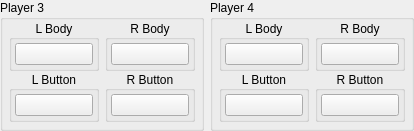
                <widget class="QWidget" name="player34Widget" native="true">
                 <layout class="QHBoxLayout" name="horizontalLayout_5">
                  <property name="leftMargin">
                   <number>0</number>
                  </property>
                  <property name="topMargin">
                   <number>0</number>
                  </property>
                  <property name="rightMargin">
                   <number>0</number>
                  </property>
                  <property name="bottomMargin">
                   <number>0</number>
                  </property>
                  <item>
                   <widget class="QGroupBox" name="player3Group">
                    <property name="title">
                     <string>Player 3</string>
                    </property>
                    <layout class="QHBoxLayout" name="horizontalLayout_15">
                     <property name="spacing">
                      <number>6</number>
                     </property>
                     <property name="leftMargin">
                      <number>6</number>
                     </property>
                     <property name="topMargin">
                      <number>0</number>
                     </property>
                     <property name="rightMargin">
                      <number>6</number>
                     </property>
                     <property name="bottomMargin">
                      <number>6</number>
                     </property>
                     <item>
                      <widget class="QWidget" name="player3LeftJoycon" native="true">
                       <layout class="QVBoxLayout" name="buttonMiscButtonsLeftJoyconVerticalLayout_16">
                        <property name="spacing">
                         <number>0</number>
                        </property>
                        <property name="leftMargin">
                         <number>0</number>
                        </property>
                        <property name="topMargin">
                         <number>0</number>
                        </property>
                        <property name="rightMargin">
                         <number>0</number>
                        </property>
                        <property name="bottomMargin">
                         <number>0</number>
                        </property>
                        <item alignment="Qt::AlignHCenter">
                         <widget class="QGroupBox" name="player3LeftBodyGroup">
                          <property name="title">
                           <string>L Body</string>
                          </property>
                          <property name="alignment">
                           <set>Qt::AlignCenter</set>
                          </property>
                          <layout class="QVBoxLayout" name="verticalLayout_74">
                           <property name="spacing">
                            <number>3</number>
                           </property>
                           <property name="leftMargin">
                            <number>3</number>
                           </property>
                           <property name="topMargin">
                            <number>3</number>
                           </property>
                           <property name="rightMargin">
                            <number>3</number>
                           </property>
                           <property name="bottomMargin">
                            <number>3</number>
                           </property>
                           <item>
                            <widget class="QPushButton" name="player3_left_body_button">
                             <property name="sizePolicy">
                              <sizepolicy hsizetype="Fixed" vsizetype="Fixed">
                               <horstretch>0</horstretch>
                               <verstretch>0</verstretch>
                              </sizepolicy>
                             </property>
                             <property name="minimumSize">
                              <size>
                               <width>68</width>
                               <height>0</height>
                              </size>
                             </property>
                             <property name="maximumSize">
                              <size>
                               <width>68</width>
                               <height>16777215</height>
                              </size>
                             </property>
                             <property name="styleSheet">
                              <string notr="true">min-width: 76px;</string>
                             </property>
                             <property name="text">
                              <string/>
                             </property>
                            </widget>
                           </item>
                          </layout>
                         </widget>
                        </item>
                        <item alignment="Qt::AlignHCenter">
                         <widget class="QGroupBox" name="player3LeftButtonsGroup">
                          <property name="title">
                           <string>L Button</string>
                          </property>
                          <property name="alignment">
                           <set>Qt::AlignCenter</set>
                          </property>
                          <layout class="QVBoxLayout" name="verticalLayout_75">
                           <property name="spacing">
                            <number>3</number>
                           </property>
                           <property name="leftMargin">
                            <number>3</number>
                           </property>
                           <property name="topMargin">
                            <number>3</number>
                           </property>
                           <property name="rightMargin">
                            <number>3</number>
                           </property>
                           <property name="bottomMargin">
                            <number>3</number>
                           </property>
                           <item>
                            <widget class="QPushButton" name="player3_left_buttons_button">
                             <property name="sizePolicy">
                              <sizepolicy hsizetype="Fixed" vsizetype="Fixed">
                               <horstretch>0</horstretch>
                               <verstretch>0</verstretch>
                              </sizepolicy>
                             </property>
                             <property name="minimumSize">
                              <size>
                               <width>68</width>
                               <height>0</height>
                              </size>
                             </property>
                             <property name="maximumSize">
                              <size>
                               <width>68</width>
                               <height>16777215</height>
                              </size>
                             </property>
                             <property name="styleSheet">
                              <string notr="true">min-width: 76px;</string>
                             </property>
                             <property name="text">
                              <string/>
                             </property>
                            </widget>
                           </item>
                          </layout>
                         </widget>
                        </item>
                       </layout>
                      </widget>
                     </item>
                     <item>
                      <widget class="QWidget" name="player3RightJoycon" native="true">
                       <layout class="QVBoxLayout" name="buttonMiscButtonsRightJoyconVerticalLayout_16">
                        <property name="spacing">
                         <number>0</number>
                        </property>
                        <property name="leftMargin">
                         <number>0</number>
                        </property>
                        <property name="topMargin">
                         <number>0</number>
                        </property>
                        <property name="rightMargin">
                         <number>0</number>
                        </property>
                        <property name="bottomMargin">
                         <number>0</number>
                        </property>
                        <item alignment="Qt::AlignHCenter">
                         <widget class="QGroupBox" name="player3RightBodyGroup">
                          <property name="title">
                           <string>R Body</string>
                          </property>
                          <property name="alignment">
                           <set>Qt::AlignCenter</set>
                          </property>
                          <layout class="QVBoxLayout" name="verticalLayout_72">
                           <property name="spacing">
                            <number>3</number>
                           </property>
                           <property name="leftMargin">
                            <number>3</number>
                           </property>
                           <property name="topMargin">
                            <number>3</number>
                           </property>
                           <property name="rightMargin">
                            <number>3</number>
                           </property>
                           <property name="bottomMargin">
                            <number>3</number>
                           </property>
                           <item>
                            <widget class="QPushButton" name="player3_right_body_button">
                             <property name="sizePolicy">
                              <sizepolicy hsizetype="Fixed" vsizetype="Fixed">
                               <horstretch>0</horstretch>
                               <verstretch>0</verstretch>
                              </sizepolicy>
                             </property>
                             <property name="minimumSize">
                              <size>
                               <width>68</width>
                               <height>0</height>
                              </size>
                             </property>
                             <property name="maximumSize">
                              <size>
                               <width>68</width>
                               <height>16777215</height>
                              </size>
                             </property>
                             <property name="styleSheet">
                              <string notr="true">min-width: 76px;</string>
                             </property>
                             <property name="text">
                              <string/>
                             </property>
                            </widget>
                           </item>
                          </layout>
                         </widget>
                        </item>
                        <item alignment="Qt::AlignHCenter">
                         <widget class="QGroupBox" name="player3RightButtonsGroup">
                          <property name="title">
                           <string>R Button</string>
                          </property>
                          <property name="alignment">
                           <set>Qt::AlignCenter</set>
                          </property>
                          <layout class="QVBoxLayout" name="verticalLayout_73">
                           <property name="spacing">
                            <number>3</number>
                           </property>
                           <property name="leftMargin">
                            <number>3</number>
                           </property>
                           <property name="topMargin">
                            <number>3</number>
                           </property>
                           <property name="rightMargin">
                            <number>3</number>
                           </property>
                           <property name="bottomMargin">
                            <number>3</number>
                           </property>
                           <item>
                            <widget class="QPushButton" name="player3_right_buttons_button">
                             <property name="sizePolicy">
                              <sizepolicy hsizetype="Fixed" vsizetype="Fixed">
                               <horstretch>0</horstretch>
                               <verstretch>0</verstretch>
                              </sizepolicy>
                             </property>
                             <property name="minimumSize">
                              <size>
                               <width>68</width>
                               <height>0</height>
                              </size>
                             </property>
                             <property name="maximumSize">
                              <size>
                               <width>68</width>
                               <height>16777215</height>
                              </size>
                             </property>
                             <property name="styleSheet">
                              <string notr="true">min-width: 76px;</string>
                             </property>
                             <property name="text">
                              <string/>
                             </property>
                            </widget>
                           </item>
                          </layout>
                         </widget>
                        </item>
                       </layout>
                      </widget>
                     </item>
                    </layout>
                   </widget>
                  </item>
                  <item>
                   <widget class="QGroupBox" name="player4Group">
                    <property name="title">
                     <string>Player 4</string>
                    </property>
                    <layout class="QHBoxLayout" name="horizontalLayout_16">
                     <property name="spacing">
                      <number>6</number>
                     </property>
                     <property name="leftMargin">
                      <number>6</number>
                     </property>
                     <property name="topMargin">
                      <number>0</number>
                     </property>
                     <property name="rightMargin">
                      <number>6</number>
                     </property>
                     <property name="bottomMargin">
                      <number>6</number>
                     </property>
                     <item>
                      <widget class="QWidget" name="player4LeftJoycon" native="true">
                       <layout class="QVBoxLayout" name="buttonMiscButtonsLeftJoyconVerticalLayout_17">
                        <property name="spacing">
                         <number>0</number>
                        </property>
                        <property name="leftMargin">
                         <number>0</number>
                        </property>
                        <property name="topMargin">
                         <number>0</number>
                        </property>
                        <property name="rightMargin">
                         <number>0</number>
                        </property>
                        <property name="bottomMargin">
                         <number>0</number>
                        </property>
                        <item alignment="Qt::AlignHCenter">
                         <widget class="QGroupBox" name="player4LeftBodyGroup">
                          <property name="title">
                           <string>L Body</string>
                          </property>
                          <property name="alignment">
                           <set>Qt::AlignCenter</set>
                          </property>
                          <layout class="QVBoxLayout" name="verticalLayout_78">
                           <property name="spacing">
                            <number>3</number>
                           </property>
                           <property name="leftMargin">
                            <number>3</number>
                           </property>
                           <property name="topMargin">
                            <number>3</number>
                           </property>
                           <property name="rightMargin">
                            <number>3</number>
                           </property>
                           <property name="bottomMargin">
                            <number>3</number>
                           </property>
                           <item>
                            <widget class="QPushButton" name="player4_left_body_button">
                             <property name="sizePolicy">
                              <sizepolicy hsizetype="Fixed" vsizetype="Fixed">
                               <horstretch>0</horstretch>
                               <verstretch>0</verstretch>
                              </sizepolicy>
                             </property>
                             <property name="minimumSize">
                              <size>
                               <width>68</width>
                               <height>0</height>
                              </size>
                             </property>
                             <property name="maximumSize">
                              <size>
                               <width>68</width>
                               <height>16777215</height>
                              </size>
                             </property>
                             <property name="styleSheet">
                              <string notr="true">min-width: 76px;</string>
                             </property>
                             <property name="text">
                              <string/>
                             </property>
                            </widget>
                           </item>
                          </layout>
                         </widget>
                        </item>
                        <item alignment="Qt::AlignHCenter">
                         <widget class="QGroupBox" name="player4LeftButtonsGroup">
                          <property name="title">
                           <string>L Button</string>
                          </property>
                          <property name="alignment">
                           <set>Qt::AlignCenter</set>
                          </property>
                          <layout class="QVBoxLayout" name="verticalLayout_79">
                           <property name="spacing">
                            <number>3</number>
                           </property>
                           <property name="leftMargin">
                            <number>3</number>
                           </property>
                           <property name="topMargin">
                            <number>3</number>
                           </property>
                           <property name="rightMargin">
                            <number>3</number>
                           </property>
                           <property name="bottomMargin">
                            <number>3</number>
                           </property>
                           <item>
                            <widget class="QPushButton" name="player4_left_buttons_button">
                             <property name="sizePolicy">
                              <sizepolicy hsizetype="Fixed" vsizetype="Fixed">
                               <horstretch>0</horstretch>
                               <verstretch>0</verstretch>
                              </sizepolicy>
                             </property>
                             <property name="minimumSize">
                              <size>
                               <width>68</width>
                               <height>0</height>
                              </size>
                             </property>
                             <property name="maximumSize">
                              <size>
                               <width>68</width>
                               <height>16777215</height>
                              </size>
                             </property>
                             <property name="styleSheet">
                              <string notr="true">min-width: 76px;</string>
                             </property>
                             <property name="text">
                              <string/>
                             </property>
                            </widget>
                           </item>
                          </layout>
                         </widget>
                        </item>
                       </layout>
                      </widget>
                     </item>
                     <item>
                      <widget class="QWidget" name="player4RightJoycon" native="true">
                       <layout class="QVBoxLayout" name="buttonMiscButtonsRightJoyconVerticalLayout_17">
                        <property name="spacing">
                         <number>0</number>
                        </property>
                        <property name="leftMargin">
                         <number>0</number>
                        </property>
                        <property name="topMargin">
                         <number>0</number>
                        </property>
                        <property name="rightMargin">
                         <number>0</number>
                        </property>
                        <property name="bottomMargin">
                         <number>0</number>
                        </property>
                        <item alignment="Qt::AlignHCenter">
                         <widget class="QGroupBox" name="player4RightBodyGroup">
                          <property name="title">
                           <string>R Body</string>
                          </property>
                          <property name="alignment">
                           <set>Qt::AlignCenter</set>
                          </property>
                          <layout class="QVBoxLayout" name="verticalLayout_76">
                           <property name="spacing">
                            <number>3</number>
                           </property>
                           <property name="leftMargin">
                            <number>3</number>
                           </property>
                           <property name="topMargin">
                            <number>3</number>
                           </property>
                           <property name="rightMargin">
                            <number>3</number>
                           </property>
                           <property name="bottomMargin">
                            <number>3</number>
                           </property>
                           <item>
                            <widget class="QPushButton" name="player4_right_body_button">
                             <property name="sizePolicy">
                              <sizepolicy hsizetype="Fixed" vsizetype="Fixed">
                               <horstretch>0</horstretch>
                               <verstretch>0</verstretch>
                              </sizepolicy>
                             </property>
                             <property name="minimumSize">
                              <size>
                               <width>68</width>
                               <height>0</height>
                              </size>
                             </property>
                             <property name="maximumSize">
                              <size>
                               <width>68</width>
                               <height>16777215</height>
                              </size>
                             </property>
                             <property name="styleSheet">
                              <string notr="true">min-width: 76px;</string>
                             </property>
                             <property name="text">
                              <string/>
                             </property>
                            </widget>
                           </item>
                          </layout>
                         </widget>
                        </item>
                        <item alignment="Qt::AlignHCenter">
                         <widget class="QGroupBox" name="player4RightButtonsGroup">
                          <property name="title">
                           <string>R Button</string>
                          </property>
                          <property name="alignment">
                           <set>Qt::AlignCenter</set>
                          </property>
                          <layout class="QVBoxLayout" name="verticalLayout_77">
                           <property name="spacing">
                            <number>3</number>
                           </property>
                           <property name="leftMargin">
                            <number>3</number>
                           </property>
                           <property name="topMargin">
                            <number>3</number>
                           </property>
                           <property name="rightMargin">
                            <number>3</number>
                           </property>
                           <property name="bottomMargin">
                            <number>3</number>
                           </property>
                           <item>
                            <widget class="QPushButton" name="player4_right_buttons_button">
                             <property name="sizePolicy">
                              <sizepolicy hsizetype="Fixed" vsizetype="Fixed">
                               <horstretch>0</horstretch>
                               <verstretch>0</verstretch>
                              </sizepolicy>
                             </property>
                             <property name="minimumSize">
                              <size>
                               <width>68</width>
                               <height>0</height>
                              </size>
                             </property>
                             <property name="maximumSize">
                              <size>
                               <width>68</width>
                               <height>16777215</height>
                              </size>
                             </property>
                             <property name="styleSheet">
                              <string notr="true">min-width: 76px;</string>
                             </property>
                             <property name="text">
                              <string/>
                             </property>
                            </widget>
                           </item>
                          </layout>
                         </widget>
                        </item>
                       </layout>
                      </widget>
                     </item>
                    </layout>
                   </widget>
                  </item>
                 </layout>
                </widget>
